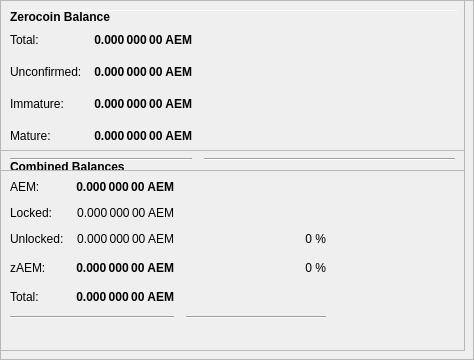
        <widget class="QFrame" name="frameObfuscation">
         <property name="minimumSize">
          <size>
           <width>0</width>
           <height>350</height>
          </size>
         </property>
         <property name="layoutDirection">
          <enum>Qt::LeftToRight</enum>
         </property>
         <property name="frameShape">
          <enum>QFrame::StyledPanel</enum>
         </property>
         <property name="frameShadow">
          <enum>QFrame::Raised</enum>
         </property>
         <widget class="QPushButton" name="runAutoDenom">
          <property name="geometry">
           <rect>
            <x>251</x>
            <y>17</y>
            <width>1</width>
            <height>1</height>
           </rect>
          </property>
          <property name="palette">
           <palette>
            <active>
             <colorrole role="WindowText">
              <brush brushstyle="SolidPattern">
               <color alpha="255">
                <red>0</red>
                <green>0</green>
                <blue>0</blue>
               </color>
              </brush>
             </colorrole>
             <colorrole role="Button">
              <brush brushstyle="SolidPattern">
               <color alpha="255">
                <red>239</red>
                <green>238</green>
                <blue>238</blue>
               </color>
              </brush>
             </colorrole>
             <colorrole role="Light">
              <brush brushstyle="SolidPattern">
               <color alpha="255">
                <red>255</red>
                <green>255</green>
                <blue>255</blue>
               </color>
              </brush>
             </colorrole>
             <colorrole role="Midlight">
              <brush brushstyle="SolidPattern">
               <color alpha="255">
                <red>247</red>
                <green>246</green>
                <blue>246</blue>
               </color>
              </brush>
             </colorrole>
             <colorrole role="Dark">
              <brush brushstyle="SolidPattern">
               <color alpha="255">
                <red>119</red>
                <green>119</green>
                <blue>119</blue>
               </color>
              </brush>
             </colorrole>
             <colorrole role="Mid">
              <brush brushstyle="SolidPattern">
               <color alpha="255">
                <red>159</red>
                <green>159</green>
                <blue>159</blue>
               </color>
              </brush>
             </colorrole>
             <colorrole role="Text">
              <brush brushstyle="SolidPattern">
               <color alpha="255">
                <red>0</red>
                <green>0</green>
                <blue>0</blue>
               </color>
              </brush>
             </colorrole>
             <colorrole role="BrightText">
              <brush brushstyle="SolidPattern">
               <color alpha="255">
                <red>255</red>
                <green>255</green>
                <blue>255</blue>
               </color>
              </brush>
             </colorrole>
             <colorrole role="ButtonText">
              <brush brushstyle="SolidPattern">
               <color alpha="255">
                <red>0</red>
                <green>0</green>
                <blue>0</blue>
               </color>
              </brush>
             </colorrole>
             <colorrole role="Base">
              <brush brushstyle="SolidPattern">
               <color alpha="255">
                <red>255</red>
                <green>255</green>
                <blue>255</blue>
               </color>
              </brush>
             </colorrole>
             <colorrole role="Window">
              <brush brushstyle="SolidPattern">
               <color alpha="255">
                <red>239</red>
                <green>238</green>
                <blue>238</blue>
               </color>
              </brush>
             </colorrole>
             <colorrole role="Shadow">
              <brush brushstyle="SolidPattern">
               <color alpha="255">
                <red>0</red>
                <green>0</green>
                <blue>0</blue>
               </color>
              </brush>
             </colorrole>
             <colorrole role="AlternateBase">
              <brush brushstyle="SolidPattern">
               <color alpha="255">
                <red>247</red>
                <green>246</green>
                <blue>246</blue>
               </color>
              </brush>
             </colorrole>
             <colorrole role="ToolTipBase">
              <brush brushstyle="SolidPattern">
               <color alpha="255">
                <red>255</red>
                <green>255</green>
                <blue>220</blue>
               </color>
              </brush>
             </colorrole>
             <colorrole role="ToolTipText">
              <brush brushstyle="SolidPattern">
               <color alpha="255">
                <red>0</red>
                <green>0</green>
                <blue>0</blue>
               </color>
              </brush>
             </colorrole>
            </active>
            <inactive>
             <colorrole role="WindowText">
              <brush brushstyle="SolidPattern">
               <color alpha="255">
                <red>0</red>
                <green>0</green>
                <blue>0</blue>
               </color>
              </brush>
             </colorrole>
             <colorrole role="Button">
              <brush brushstyle="SolidPattern">
               <color alpha="255">
                <red>239</red>
                <green>238</green>
                <blue>238</blue>
               </color>
              </brush>
             </colorrole>
             <colorrole role="Light">
              <brush brushstyle="SolidPattern">
               <color alpha="255">
                <red>255</red>
                <green>255</green>
                <blue>255</blue>
               </color>
              </brush>
             </colorrole>
             <colorrole role="Midlight">
              <brush brushstyle="SolidPattern">
               <color alpha="255">
                <red>247</red>
                <green>246</green>
                <blue>246</blue>
               </color>
              </brush>
             </colorrole>
             <colorrole role="Dark">
              <brush brushstyle="SolidPattern">
               <color alpha="255">
                <red>119</red>
                <green>119</green>
                <blue>119</blue>
               </color>
              </brush>
             </colorrole>
             <colorrole role="Mid">
              <brush brushstyle="SolidPattern">
               <color alpha="255">
                <red>159</red>
                <green>159</green>
                <blue>159</blue>
               </color>
              </brush>
             </colorrole>
             <colorrole role="Text">
              <brush brushstyle="SolidPattern">
               <color alpha="255">
                <red>0</red>
                <green>0</green>
                <blue>0</blue>
               </color>
              </brush>
             </colorrole>
             <colorrole role="BrightText">
              <brush brushstyle="SolidPattern">
               <color alpha="255">
                <red>255</red>
                <green>255</green>
                <blue>255</blue>
               </color>
              </brush>
             </colorrole>
             <colorrole role="ButtonText">
              <brush brushstyle="SolidPattern">
               <color alpha="255">
                <red>0</red>
                <green>0</green>
                <blue>0</blue>
               </color>
              </brush>
             </colorrole>
             <colorrole role="Base">
              <brush brushstyle="SolidPattern">
               <color alpha="255">
                <red>255</red>
                <green>255</green>
                <blue>255</blue>
               </color>
              </brush>
             </colorrole>
             <colorrole role="Window">
              <brush brushstyle="SolidPattern">
               <color alpha="255">
                <red>239</red>
                <green>238</green>
                <blue>238</blue>
               </color>
              </brush>
             </colorrole>
             <colorrole role="Shadow">
              <brush brushstyle="SolidPattern">
               <color alpha="255">
                <red>0</red>
                <green>0</green>
                <blue>0</blue>
               </color>
              </brush>
             </colorrole>
             <colorrole role="AlternateBase">
              <brush brushstyle="SolidPattern">
               <color alpha="255">
                <red>247</red>
                <green>246</green>
                <blue>246</blue>
               </color>
              </brush>
             </colorrole>
             <colorrole role="ToolTipBase">
              <brush brushstyle="SolidPattern">
               <color alpha="255">
                <red>255</red>
                <green>255</green>
                <blue>220</blue>
               </color>
              </brush>
             </colorrole>
             <colorrole role="ToolTipText">
              <brush brushstyle="SolidPattern">
               <color alpha="255">
                <red>0</red>
                <green>0</green>
                <blue>0</blue>
               </color>
              </brush>
             </colorrole>
            </inactive>
            <disabled>
             <colorrole role="WindowText">
              <brush brushstyle="SolidPattern">
               <color alpha="255">
                <red>119</red>
                <green>119</green>
                <blue>119</blue>
               </color>
              </brush>
             </colorrole>
             <colorrole role="Button">
              <brush brushstyle="SolidPattern">
               <color alpha="255">
                <red>239</red>
                <green>238</green>
                <blue>238</blue>
               </color>
              </brush>
             </colorrole>
             <colorrole role="Light">
              <brush brushstyle="SolidPattern">
               <color alpha="255">
                <red>255</red>
                <green>255</green>
                <blue>255</blue>
               </color>
              </brush>
             </colorrole>
             <colorrole role="Midlight">
              <brush brushstyle="SolidPattern">
               <color alpha="255">
                <red>247</red>
                <green>246</green>
                <blue>246</blue>
               </color>
              </brush>
             </colorrole>
             <colorrole role="Dark">
              <brush brushstyle="SolidPattern">
               <color alpha="255">
                <red>119</red>
                <green>119</green>
                <blue>119</blue>
               </color>
              </brush>
             </colorrole>
             <colorrole role="Mid">
              <brush brushstyle="SolidPattern">
               <color alpha="255">
                <red>159</red>
                <green>159</green>
                <blue>159</blue>
               </color>
              </brush>
             </colorrole>
             <colorrole role="Text">
              <brush brushstyle="SolidPattern">
               <color alpha="255">
                <red>119</red>
                <green>119</green>
                <blue>119</blue>
               </color>
              </brush>
             </colorrole>
             <colorrole role="BrightText">
              <brush brushstyle="SolidPattern">
               <color alpha="255">
                <red>255</red>
                <green>255</green>
                <blue>255</blue>
               </color>
              </brush>
             </colorrole>
             <colorrole role="ButtonText">
              <brush brushstyle="SolidPattern">
               <color alpha="255">
                <red>119</red>
                <green>119</green>
                <blue>119</blue>
               </color>
              </brush>
             </colorrole>
             <colorrole role="Base">
              <brush brushstyle="SolidPattern">
               <color alpha="255">
                <red>239</red>
                <green>238</green>
                <blue>238</blue>
               </color>
              </brush>
             </colorrole>
             <colorrole role="Window">
              <brush brushstyle="SolidPattern">
               <color alpha="255">
                <red>239</red>
                <green>238</green>
                <blue>238</blue>
               </color>
              </brush>
             </colorrole>
             <colorrole role="Shadow">
              <brush brushstyle="SolidPattern">
               <color alpha="255">
                <red>0</red>
                <green>0</green>
                <blue>0</blue>
               </color>
              </brush>
             </colorrole>
             <colorrole role="AlternateBase">
              <brush brushstyle="SolidPattern">
               <color alpha="255">
                <red>239</red>
                <green>238</green>
                <blue>238</blue>
               </color>
              </brush>
             </colorrole>
             <colorrole role="ToolTipBase">
              <brush brushstyle="SolidPattern">
               <color alpha="255">
                <red>255</red>
                <green>255</green>
                <blue>220</blue>
               </color>
              </brush>
             </colorrole>
             <colorrole role="ToolTipText">
              <brush brushstyle="SolidPattern">
               <color alpha="255">
                <red>0</red>
                <green>0</green>
                <blue>0</blue>
               </color>
              </brush>
             </colorrole>
            </disabled>
           </palette>
          </property>
          <property name="focusPolicy">
           <enum>Qt::NoFocus</enum>
          </property>
          <property name="autoFillBackground">
           <bool>true</bool>
          </property>
          <property name="text">
           <string/>
          </property>
          <property name="flat">
           <bool>true</bool>
          </property>
         </widget>
         <widget class="Line" name="line">
          <property name="geometry">
           <rect>
            <x>7</x>
            <y>10</y>
            <width>451</width>
            <height>1</height>
           </rect>
          </property>
          <property name="orientation">
           <enum>Qt::Horizontal</enum>
          </property>
         </widget>
         <widget class="QFrame" name="frame_3">
          <property name="geometry">
           <rect>
            <x>0</x>
            <y>150</y>
            <width>465</width>
            <height>201</height>
           </rect>
          </property>
          <property name="frameShape">
           <enum>QFrame::StyledPanel</enum>
          </property>
          <property name="frameShadow">
           <enum>QFrame::Raised</enum>
          </property>
          <layout class="QVBoxLayout" name="verticalLayout_5">
           <item>
            <layout class="QHBoxLayout" name="horizontalLayout_5" stretch="0">
             <item>
              <widget class="QLabel" name="label_5z">
               <property name="maximumSize">
                <size>
                 <width>16777215</width>
                 <height>20</height>
                </size>
               </property>
               <property name="font">
                <font>
                 <weight>75</weight>
                 <bold>true</bold>
                </font>
               </property>
               <property name="toolTip">
                <string>Combined Balances (including unconfirmed and immature coins)</string>
               </property>
               <property name="text">
                <string>&lt;html&gt;&lt;head/&gt;&lt;body&gt;&lt;p&gt;Combined Balances&lt;/p&gt;&lt;/body&gt;&lt;/html&gt;</string>
               </property>
              </widget>
             </item>
            </layout>
           </item>
           <item>
            <layout class="QGridLayout" name="gridLayout_3">
             <property name="spacing">
              <number>12</number>
             </property>
             <item row="7" column="0" colspan="2">
              <widget class="Line" name="lineSpendableBalance_3">
               <property name="orientation">
                <enum>Qt::Horizontal</enum>
               </property>
              </widget>
             </item>
             <item row="7" column="2">
              <widget class="Line" name="lineWatchBalance_3">
               <property name="sizePolicy">
                <sizepolicy hsizetype="Preferred" vsizetype="Fixed">
                 <horstretch>0</horstretch>
                 <verstretch>0</verstretch>
                </sizepolicy>
               </property>
               <property name="minimumSize">
                <size>
                 <width>140</width>
                 <height>0</height>
                </size>
               </property>
               <property name="orientation">
                <enum>Qt::Horizontal</enum>
               </property>
              </widget>
             </item>
             <item row="4" column="1">
              <widget class="QLabel" name="labelzBalancez">
               <property name="font">
                <font>
                 <weight>75</weight>
                 <bold>true</bold>
                </font>
               </property>
               <property name="cursor">
                <cursorShape>IBeamCursor</cursorShape>
               </property>
               <property name="toolTip">
                <string>Total of transactions that have yet to be confirmed, and do not yet count toward the spendable balance</string>
               </property>
               <property name="text">
                <string notr="true">0.000 000 00 AEM</string>
               </property>
               <property name="alignment">
                <set>Qt::AlignRight|Qt::AlignTrailing|Qt::AlignVCenter</set>
               </property>
               <property name="textInteractionFlags">
                <set>Qt::LinksAccessibleByMouse|Qt::TextSelectableByKeyboard|Qt::TextSelectableByMouse</set>
               </property>
              </widget>
             </item>
             <item row="6" column="1">
              <widget class="QLabel" name="labelTotalz">
               <property name="font">
                <font>
                 <weight>75</weight>
                 <bold>true</bold>
                </font>
               </property>
               <property name="cursor">
                <cursorShape>IBeamCursor</cursorShape>
               </property>
               <property name="toolTip">
                <string>Total Balance, including unconfirmed and immature coins.</string>
               </property>
               <property name="text">
                <string notr="true">0.000 000 00 AEM</string>
               </property>
               <property name="alignment">
                <set>Qt::AlignRight|Qt::AlignTrailing|Qt::AlignVCenter</set>
               </property>
               <property name="textInteractionFlags">
                <set>Qt::LinksAccessibleByMouse|Qt::TextSelectableByKeyboard|Qt::TextSelectableByMouse</set>
               </property>
              </widget>
             </item>
             <item row="4" column="3">
              <spacer name="horizontalSpacer_6">
               <property name="orientation">
                <enum>Qt::Horizontal</enum>
               </property>
               <property name="sizeHint" stdset="0">
                <size>
                 <width>40</width>
                 <height>20</height>
                </size>
               </property>
              </spacer>
             </item>
             <item row="6" column="0">
              <widget class="QLabel" name="labelTotalTextz">
               <property name="text">
                <string>Total:</string>
               </property>
              </widget>
             </item>
             <item row="1" column="0">
              <widget class="QLabel" name="labelBalanceTextz">
               <property name="text">
                <string>AEM:</string>
               </property>
              </widget>
             </item>
             <item row="1" column="1">
              <widget class="QLabel" name="labelBalancez">
               <property name="font">
                <font>
                 <weight>75</weight>
                 <bold>true</bold>
                </font>
               </property>
               <property name="cursor">
                <cursorShape>IBeamCursor</cursorShape>
               </property>
               <property name="toolTip">
                <string>Your current spendable balance</string>
               </property>
               <property name="text">
                <string notr="true">0.000 000 00 AEM</string>
               </property>
               <property name="alignment">
                <set>Qt::AlignRight|Qt::AlignTrailing|Qt::AlignVCenter</set>
               </property>
               <property name="textInteractionFlags">
                <set>Qt::LinksAccessibleByMouse|Qt::TextSelectableByKeyboard|Qt::TextSelectableByMouse</set>
               </property>
              </widget>
             </item>
             <item row="4" column="0">
              <widget class="QLabel" name="labelzBalanceTextz">
               <property name="toolTip">
                <string/>
               </property>
               <property name="text">
                <string>zAEM:</string>
               </property>
              </widget>
             </item>
             <item row="4" column="2">
              <widget class="QLabel" name="labelzAEMPercent">
               <property name="toolTip">
                <string>Current percentage of zAEM.
If AutoMint is enabled this percentage will settle around the configured AutoMint percentage (default = 10%)</string>
               </property>
               <property name="text">
                <string>0 %</string>
               </property>
               <property name="alignment">
                <set>Qt::AlignRight|Qt::AlignTrailing|Qt::AlignVCenter</set>
               </property>
              </widget>
             </item>
             <item row="6" column="2">
              <widget class="QLabel" name="label100Percent">
               <property name="text">
                <string/>
               </property>
               <property name="alignment">
                <set>Qt::AlignRight|Qt::AlignTrailing|Qt::AlignVCenter</set>
               </property>
              </widget>
             </item>
             <item row="2" column="1">
              <widget class="QLabel" name="labelLockedBalance">
               <property name="toolTip">
                <string>Locked AEM or Masternode collaterals. These are excluded from zAEM minting.</string>
               </property>
               <property name="text">
                <string>0.000 000 00 AEM</string>
               </property>
               <property name="alignment">
                <set>Qt::AlignRight|Qt::AlignTrailing|Qt::AlignVCenter</set>
               </property>
              </widget>
             </item>
             <item row="2" column="0">
              <widget class="QLabel" name="labelLockedBalanceText">
               <property name="toolTip">
                <string>Locked AEM or Masternode collaterals. These are excluded from zAEM minting.</string>
               </property>
               <property name="text">
                <string>Locked:</string>
               </property>
              </widget>
             </item>
             <item row="3" column="0">
              <widget class="QLabel" name="labelUnLockedBalanceText">
               <property name="toolTip">
                <string>Unlocked AEMs. These can be used for zAEM minting.</string>
               </property>
               <property name="text">
                <string>Unlocked:</string>
               </property>
              </widget>
             </item>
             <item row="3" column="1">
              <widget class="QLabel" name="labelUnLockedBalance">
               <property name="toolTip">
                <string>Unlocked AEMs. These can be used for zAEM minting.</string>
               </property>
               <property name="text">
                <string>0.000 000 00 AEM</string>
               </property>
               <property name="alignment">
                <set>Qt::AlignRight|Qt::AlignTrailing|Qt::AlignVCenter</set>
               </property>
              </widget>
             </item>
             <item row="3" column="2">
              <widget class="QLabel" name="labelAEMPercent">
               <property name="text">
                <string>0 %</string>
               </property>
               <property name="alignment">
                <set>Qt::AlignRight|Qt::AlignTrailing|Qt::AlignVCenter</set>
               </property>
              </widget>
             </item>
            </layout>
           </item>
           <item>
            <spacer name="verticalSpacer">
             <property name="orientation">
              <enum>Qt::Vertical</enum>
             </property>
             <property name="sizeHint" stdset="0">
              <size>
               <width>20</width>
               <height>40</height>
              </size>
             </property>
            </spacer>
           </item>
          </layout>
         </widget>
         <widget class="QFrame" name="frame_4">
          <property name="geometry">
           <rect>
            <x>0</x>
            <y>0</y>
            <width>465</width>
            <height>171</height>
           </rect>
          </property>
          <property name="frameShape">
           <enum>QFrame::StyledPanel</enum>
          </property>
          <property name="frameShadow">
           <enum>QFrame::Raised</enum>
          </property>
          <layout class="QVBoxLayout" name="verticalLayout_7">
           <item>
            <layout class="QHBoxLayout" name="horizontalLayout_8" stretch="0">
             <item>
              <widget class="QLabel" name="label_5z_3">
               <property name="maximumSize">
                <size>
                 <width>16777215</width>
                 <height>20</height>
                </size>
               </property>
               <property name="font">
                <font>
                 <weight>75</weight>
                 <bold>true</bold>
                </font>
               </property>
               <property name="text">
                <string>Zerocoin Balance</string>
               </property>
              </widget>
             </item>
            </layout>
           </item>
           <item>
            <layout class="QGridLayout" name="gridLayout_5">
             <property name="spacing">
              <number>12</number>
             </property>
             <item row="4" column="0">
              <widget class="QLabel" name="labelzBalanceMatureText">
               <property name="toolTip">
                <string>Mature: more than 20 confirmation and more than 3 mints of the same denomination after it was minted.
These zAEM are spendable.</string>
               </property>
               <property name="text">
                <string>Mature:</string>
               </property>
              </widget>
             </item>
             <item row="5" column="0" colspan="2">
              <widget class="Line" name="lineSpendableBalance_5">
               <property name="orientation">
                <enum>Qt::Horizontal</enum>
               </property>
              </widget>
             </item>
             <item row="1" column="1">
              <widget class="QLabel" name="labelzBalance">
               <property name="font">
                <font>
                 <weight>75</weight>
                 <bold>true</bold>
                </font>
               </property>
               <property name="cursor">
                <cursorShape>IBeamCursor</cursorShape>
               </property>
               <property name="toolTip">
                <string>All available zAEM, unconfirmed and immature zAEM included.</string>
               </property>
               <property name="text">
                <string notr="true">0.000 000 00 AEM</string>
               </property>
               <property name="alignment">
                <set>Qt::AlignRight|Qt::AlignTrailing|Qt::AlignVCenter</set>
               </property>
               <property name="textInteractionFlags">
                <set>Qt::LinksAccessibleByMouse|Qt::TextSelectableByKeyboard|Qt::TextSelectableByMouse</set>
               </property>
              </widget>
             </item>
             <item row="5" column="2">
              <widget class="Line" name="lineWatchBalance_5">
               <property name="sizePolicy">
                <sizepolicy hsizetype="Preferred" vsizetype="Fixed">
                 <horstretch>0</horstretch>
                 <verstretch>0</verstretch>
                </sizepolicy>
               </property>
               <property name="minimumSize">
                <size>
                 <width>140</width>
                 <height>0</height>
                </size>
               </property>
               <property name="orientation">
                <enum>Qt::Horizontal</enum>
               </property>
              </widget>
             </item>
             <item row="1" column="0">
              <widget class="QLabel" name="labelzBalanceText">
               <property name="toolTip">
                <string>All available zAEM, unconfirmed and immature zAEM included.</string>
               </property>
               <property name="text">
                <string>Total:</string>
               </property>
              </widget>
             </item>
             <item row="1" column="2">
              <spacer name="horizontalSpacer_8">
               <property name="orientation">
                <enum>Qt::Horizontal</enum>
               </property>
               <property name="sizeHint" stdset="0">
                <size>
                 <width>40</width>
                 <height>20</height>
                </size>
               </property>
              </spacer>
             </item>
             <item row="4" column="2">
              <spacer name="horizontalSpacer_4">
               <property name="orientation">
                <enum>Qt::Horizontal</enum>
               </property>
               <property name="sizeHint" stdset="0">
                <size>
                 <width>40</width>
                 <height>20</height>
                </size>
               </property>
              </spacer>
             </item>
             <item row="4" column="1">
              <widget class="QLabel" name="labelzBalanceMature">
               <property name="font">
                <font>
                 <weight>75</weight>
                 <bold>true</bold>
                </font>
               </property>
               <property name="toolTip">
                <string>Mature: more than 20 confirmation and more than 3 mints of the same denomination after it was minted.
These zAEM are spendable.</string>
               </property>
               <property name="text">
                <string>0.000 000 00 AEM</string>
               </property>
               <property name="alignment">
                <set>Qt::AlignRight|Qt::AlignTrailing|Qt::AlignVCenter</set>
               </property>
              </widget>
             </item>
             <item row="2" column="0">
              <widget class="QLabel" name="labelzBalanceUnconfirmedText">
               <property name="toolTip">
                <string>Unconfirmed: less than 20 confirmations
Immature: confirmed, but less than 3 mints of the same denomination after it was minted</string>
               </property>
               <property name="text">
                <string>Unconfirmed:</string>
               </property>
              </widget>
             </item>
             <item row="2" column="1">
              <widget class="QLabel" name="labelzBalanceUnconfirmed">
               <property name="font">
                <font>
                 <weight>75</weight>
                 <bold>true</bold>
                </font>
               </property>
               <property name="toolTip">
                <string>Unconfirmed: less than 20 confirmations
Immature: confirmed, but less than 3 mints of the same denomination after it was minted</string>
               </property>
               <property name="text">
                <string>0.000 000 00 AEM</string>
               </property>
               <property name="alignment">
                <set>Qt::AlignRight|Qt::AlignTrailing|Qt::AlignVCenter</set>
               </property>
              </widget>
             </item>
             <item row="2" column="2">
              <spacer name="horizontalSpacer_5">
               <property name="orientation">
                <enum>Qt::Horizontal</enum>
               </property>
               <property name="sizeHint" stdset="0">
                <size>
                 <width>40</width>
                 <height>20</height>
                </size>
               </property>
              </spacer>
             </item>
             <item row="3" column="0">
              <widget class="QLabel" name="labelzBalanceImmatureText">
               <property name="toolTip">
                <string>Unconfirmed: less than 20 confirmations
Immature: confirmed, but less than 3 mints of the same denomination after it was minted</string>
               </property>
               <property name="text">
                <string>Immature:</string>
               </property>
              </widget>
             </item>
             <item row="3" column="1">
              <widget class="QLabel" name="labelzBalanceImmature">
               <property name="font">
                <font>
                 <weight>75</weight>
                 <bold>true</bold>
                </font>
               </property>
               <property name="toolTip">
                <string>Unconfirmed: less than 20 confirmations
Immature: confirmed, but less than 3 mints of the same denomination after it was minted</string>
               </property>
               <property name="text">
                <string>0.000 000 00 AEM</string>
               </property>
               <property name="alignment">
                <set>Qt::AlignRight|Qt::AlignTrailing|Qt::AlignVCenter</set>
               </property>
              </widget>
             </item>
             <item row="3" column="2">
              <spacer name="horizontalSpacer_7">
               <property name="orientation">
                <enum>Qt::Horizontal</enum>
               </property>
               <property name="sizeHint" stdset="0">
                <size>
                 <width>40</width>
                 <height>20</height>
                </size>
               </property>
              </spacer>
             </item>
            </layout>
           </item>
          </layout>
         </widget>
        </widget>
